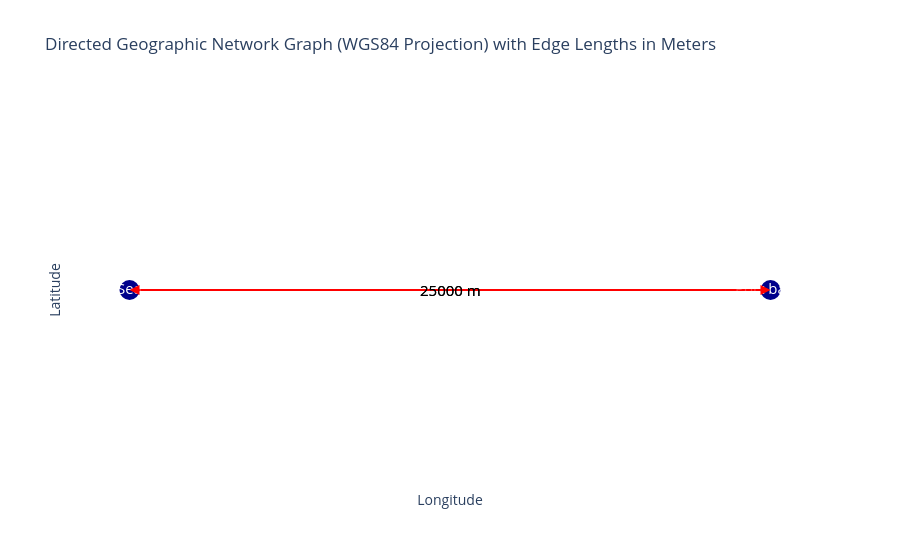

This figure's notebook cell:
### Code cell
graph.plot()

### Figure 1 — Plotly figure (JSON) as saved in the notebook; plotly's stock layout.template omitted (floating-point values rounded to 4 significant figures)
{"data": [{"hoverinfo": "none", "line": {"color": "red", "width": 2}, "mode": "lines", "type": "scatter", "x": [0, 0.2246], "y": [0, 0]}, {"hoverinfo": "none", "line": {"color": "red", "width": 2}, "mode": "lines", "type": "scatter", "x": [0.2246, 0], "y": [0, 0]}, {"hoverinfo": "text", "marker": {"color": "darkblue", "size": 20}, "mode": "markers+text", "text": ["Sea", "Port basin"], "textfont": {"color": "white", "size": 15}, "textposition": "middle center", "type": "scatter", "x": [0, 0.2246], "y": [0, 0]}], "layout": {"annotations": [{"arrowcolor": "red", "arrowhead": 2, "arrowsize": 2, "arrowwidth": 1, "ax": 0, "axref": "x", "ay": 0, "ayref": "y", "showarrow": true, "x": 0.2246, "xref": "x", "y": 0, "yref": "y"}, {"arrowcolor": "red", "arrowhead": 2, "arrowsize": 2, "arrowwidth": 1, "ax": 0.2246, "axref": "x", "ay": 0, "ayref": "y", "showarrow": true, "x": 0, "xref": "x", "y": 0, "yref": "y"}, {"font": {"color": "black", "size": 15}, "showarrow": false, "text": "25000 m", "x": 0.1123, "y": 0}, {"font": {"color": "black", "size": 15}, "showarrow": false, "text": "25000 m", "x": 0.1123, "y": 0}], "plot_bgcolor": "white", "showlegend": false, "title": {"text": "Directed Geographic Network Graph (WGS84 Projection) with Edge Lengths in Meters"}, "xaxis": {"showgrid": false, "showticklabels": false, "title": {"text": "Longitude"}, "zeroline": false}, "yaxis": {"showgrid": false, "showticklabels": false, "title": {"text": "Latitude"}, "zeroline": false}}}
